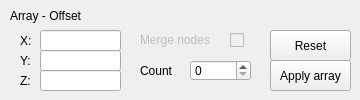
           <widget class="QWidget" name="page_6">
            <widget class="QSpinBox" name="spinBox_2">
             <property name="geometry">
              <rect>
               <x>190</x>
               <y>60</y>
               <width>61</width>
               <height>21</height>
              </rect>
             </property>
            </widget>
            <widget class="QLabel" name="label_11">
             <property name="geometry">
              <rect>
               <x>140</x>
               <y>60</y>
               <width>53</width>
               <height>21</height>
              </rect>
             </property>
             <property name="text">
              <string>Count</string>
             </property>
            </widget>
            <widget class="QLabel" name="label_12">
             <property name="geometry">
              <rect>
               <x>10</x>
               <y>0</y>
               <width>101</width>
               <height>31</height>
              </rect>
             </property>
             <property name="text">
              <string>Array - Offset</string>
             </property>
            </widget>
            <widget class="QLabel" name="label_13">
             <property name="geometry">
              <rect>
               <x>20</x>
               <y>30</y>
               <width>21</width>
               <height>21</height>
              </rect>
             </property>
             <property name="text">
              <string>X:</string>
             </property>
            </widget>
            <widget class="QLabel" name="label_14">
             <property name="geometry">
              <rect>
               <x>20</x>
               <y>50</y>
               <width>21</width>
               <height>21</height>
              </rect>
             </property>
             <property name="text">
              <string>Y:</string>
             </property>
            </widget>
            <widget class="QLabel" name="label_15">
             <property name="geometry">
              <rect>
               <x>20</x>
               <y>70</y>
               <width>21</width>
               <height>21</height>
              </rect>
             </property>
             <property name="text">
              <string>Z:</string>
             </property>
            </widget>
            <widget class="QLineEdit" name="lineEdit_9">
             <property name="geometry">
              <rect>
               <x>40</x>
               <y>30</y>
               <width>81</width>
               <height>21</height>
              </rect>
             </property>
            </widget>
            <widget class="QLineEdit" name="lineEdit_10">
             <property name="geometry">
              <rect>
               <x>40</x>
               <y>50</y>
               <width>81</width>
               <height>21</height>
              </rect>
             </property>
            </widget>
            <widget class="QLineEdit" name="lineEdit_11">
             <property name="geometry">
              <rect>
               <x>40</x>
               <y>70</y>
               <width>81</width>
               <height>21</height>
              </rect>
             </property>
            </widget>
            <widget class="QCheckBox" name="checkBox_4">
             <property name="enabled">
              <bool>false</bool>
             </property>
             <property name="geometry">
              <rect>
               <x>230</x>
               <y>30</y>
               <width>21</width>
               <height>21</height>
              </rect>
             </property>
             <property name="text">
              <string/>
             </property>
            </widget>
            <widget class="QLabel" name="label_16">
             <property name="enabled">
              <bool>false</bool>
             </property>
             <property name="geometry">
              <rect>
               <x>140</x>
               <y>30</y>
               <width>81</width>
               <height>20</height>
              </rect>
             </property>
             <property name="text">
              <string>Merge nodes</string>
             </property>
            </widget>
            <widget class="QToolButton" name="toolButton_23">
             <property name="geometry">
              <rect>
               <x>270</x>
               <y>60</y>
               <width>81</width>
               <height>31</height>
              </rect>
             </property>
             <property name="text">
              <string>Apply array</string>
             </property>
            </widget>
            <widget class="QToolButton" name="toolButton_24">
             <property name="geometry">
              <rect>
               <x>270</x>
               <y>30</y>
               <width>81</width>
               <height>31</height>
              </rect>
             </property>
             <property name="text">
              <string>Reset</string>
             </property>
            </widget>
           </widget>
